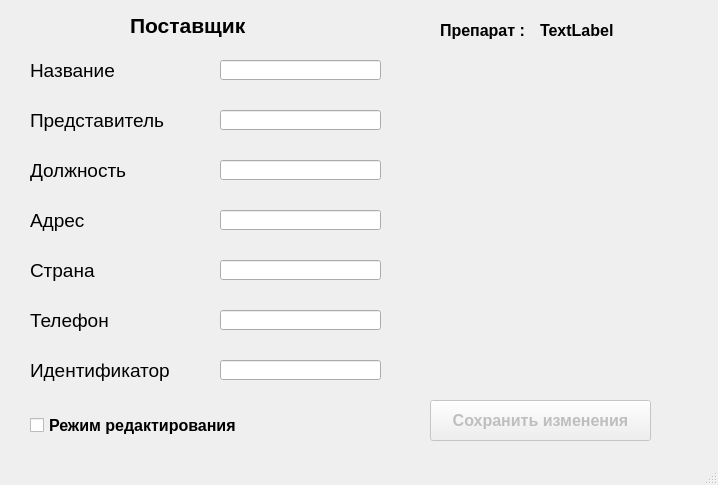
<?xml version="1.0" encoding="UTF-8"?>
<ui version="4.0">
 <class>dillerDescriprion</class>
 <widget class="QMainWindow" name="dillerDescriprion">
  <property name="geometry">
   <rect>
    <x>0</x>
    <y>0</y>
    <width>718</width>
    <height>485</height>
   </rect>
  </property>
  <property name="windowTitle">
   <string>Описание/редактирование поставщика</string>
  </property>
  <widget class="QWidget" name="centralwidget">
   <widget class="QLabel" name="label">
    <property name="geometry">
     <rect>
      <x>30</x>
      <y>50</y>
      <width>141</width>
      <height>41</height>
     </rect>
    </property>
    <property name="font">
     <font>
      <pointsize>14</pointsize>
      <weight>50</weight>
      <bold>false</bold>
     </font>
    </property>
    <property name="text">
     <string>Название</string>
    </property>
   </widget>
   <widget class="QLabel" name="label_2">
    <property name="geometry">
     <rect>
      <x>30</x>
      <y>100</y>
      <width>141</width>
      <height>41</height>
     </rect>
    </property>
    <property name="font">
     <font>
      <pointsize>14</pointsize>
      <weight>50</weight>
      <bold>false</bold>
     </font>
    </property>
    <property name="text">
     <string>Представитель</string>
    </property>
   </widget>
   <widget class="QLabel" name="label_3">
    <property name="geometry">
     <rect>
      <x>30</x>
      <y>150</y>
      <width>141</width>
      <height>41</height>
     </rect>
    </property>
    <property name="font">
     <font>
      <pointsize>14</pointsize>
      <weight>50</weight>
      <bold>false</bold>
     </font>
    </property>
    <property name="text">
     <string>Должность</string>
    </property>
   </widget>
   <widget class="QLabel" name="label_4">
    <property name="geometry">
     <rect>
      <x>30</x>
      <y>200</y>
      <width>141</width>
      <height>41</height>
     </rect>
    </property>
    <property name="font">
     <font>
      <pointsize>14</pointsize>
      <weight>50</weight>
      <bold>false</bold>
     </font>
    </property>
    <property name="text">
     <string>Адрес</string>
    </property>
   </widget>
   <widget class="QLabel" name="label_5">
    <property name="geometry">
     <rect>
      <x>30</x>
      <y>350</y>
      <width>161</width>
      <height>41</height>
     </rect>
    </property>
    <property name="font">
     <font>
      <pointsize>14</pointsize>
      <weight>50</weight>
      <bold>false</bold>
     </font>
    </property>
    <property name="text">
     <string>Идентификатор</string>
    </property>
   </widget>
   <widget class="QLabel" name="label_6">
    <property name="geometry">
     <rect>
      <x>30</x>
      <y>250</y>
      <width>141</width>
      <height>41</height>
     </rect>
    </property>
    <property name="font">
     <font>
      <pointsize>14</pointsize>
      <weight>50</weight>
      <bold>false</bold>
     </font>
    </property>
    <property name="text">
     <string>Страна</string>
    </property>
   </widget>
   <widget class="QLabel" name="label_7">
    <property name="geometry">
     <rect>
      <x>30</x>
      <y>300</y>
      <width>151</width>
      <height>41</height>
     </rect>
    </property>
    <property name="font">
     <font>
      <pointsize>14</pointsize>
      <weight>50</weight>
      <bold>false</bold>
     </font>
    </property>
    <property name="text">
     <string>Телефон</string>
    </property>
   </widget>
   <widget class="QLineEdit" name="dillerName">
    <property name="geometry">
     <rect>
      <x>220</x>
      <y>60</y>
      <width>161</width>
      <height>20</height>
     </rect>
    </property>
    <property name="font">
     <font>
      <pointsize>12</pointsize>
     </font>
    </property>
    <property name="readOnly">
     <bool>true</bool>
    </property>
   </widget>
   <widget class="QLineEdit" name="dillerAgent">
    <property name="geometry">
     <rect>
      <x>220</x>
      <y>110</y>
      <width>161</width>
      <height>20</height>
     </rect>
    </property>
    <property name="font">
     <font>
      <pointsize>12</pointsize>
     </font>
    </property>
    <property name="readOnly">
     <bool>true</bool>
    </property>
   </widget>
   <widget class="QLineEdit" name="dillerContry">
    <property name="geometry">
     <rect>
      <x>220</x>
      <y>260</y>
      <width>161</width>
      <height>20</height>
     </rect>
    </property>
    <property name="font">
     <font>
      <pointsize>12</pointsize>
     </font>
    </property>
    <property name="readOnly">
     <bool>true</bool>
    </property>
   </widget>
   <widget class="QLineEdit" name="dillerAddres">
    <property name="geometry">
     <rect>
      <x>220</x>
      <y>210</y>
      <width>161</width>
      <height>20</height>
     </rect>
    </property>
    <property name="font">
     <font>
      <pointsize>12</pointsize>
     </font>
    </property>
    <property name="readOnly">
     <bool>true</bool>
    </property>
   </widget>
   <widget class="QLineEdit" name="dillerId">
    <property name="geometry">
     <rect>
      <x>220</x>
      <y>360</y>
      <width>161</width>
      <height>20</height>
     </rect>
    </property>
    <property name="font">
     <font>
      <pointsize>12</pointsize>
     </font>
    </property>
    <property name="readOnly">
     <bool>true</bool>
    </property>
   </widget>
   <widget class="QLineEdit" name="dillerTel">
    <property name="geometry">
     <rect>
      <x>220</x>
      <y>310</y>
      <width>161</width>
      <height>20</height>
     </rect>
    </property>
    <property name="font">
     <font>
      <pointsize>12</pointsize>
     </font>
    </property>
    <property name="readOnly">
     <bool>true</bool>
    </property>
   </widget>
   <widget class="QPushButton" name="saveChanges">
    <property name="enabled">
     <bool>false</bool>
    </property>
    <property name="geometry">
     <rect>
      <x>430</x>
      <y>400</y>
      <width>221</width>
      <height>41</height>
     </rect>
    </property>
    <property name="font">
     <font>
      <pointsize>12</pointsize>
      <weight>75</weight>
      <bold>true</bold>
     </font>
    </property>
    <property name="text">
     <string>Сохранить изменения</string>
    </property>
   </widget>
   <widget class="QLineEdit" name="dillerPos">
    <property name="geometry">
     <rect>
      <x>220</x>
      <y>160</y>
      <width>161</width>
      <height>20</height>
     </rect>
    </property>
    <property name="font">
     <font>
      <pointsize>12</pointsize>
     </font>
    </property>
    <property name="readOnly">
     <bool>true</bool>
    </property>
   </widget>
   <widget class="QLabel" name="label_8">
    <property name="geometry">
     <rect>
      <x>440</x>
      <y>20</y>
      <width>101</width>
      <height>21</height>
     </rect>
    </property>
    <property name="font">
     <font>
      <pointsize>12</pointsize>
      <weight>75</weight>
      <bold>true</bold>
     </font>
    </property>
    <property name="text">
     <string>Препарат :   </string>
    </property>
   </widget>
   <widget class="QLabel" name="drugName">
    <property name="geometry">
     <rect>
      <x>540</x>
      <y>20</y>
      <width>161</width>
      <height>21</height>
     </rect>
    </property>
    <property name="font">
     <font>
      <pointsize>12</pointsize>
      <weight>75</weight>
      <bold>true</bold>
     </font>
    </property>
    <property name="text">
     <string>TextLabel</string>
    </property>
   </widget>
   <widget class="QLabel" name="label_9">
    <property name="geometry">
     <rect>
      <x>130</x>
      <y>10</y>
      <width>131</width>
      <height>31</height>
     </rect>
    </property>
    <property name="font">
     <font>
      <pointsize>16</pointsize>
      <weight>75</weight>
      <bold>true</bold>
     </font>
    </property>
    <property name="text">
     <string>Поставщик</string>
    </property>
   </widget>
   <widget class="QCheckBox" name="activateChanges">
    <property name="geometry">
     <rect>
      <x>30</x>
      <y>410</y>
      <width>221</width>
      <height>31</height>
     </rect>
    </property>
    <property name="font">
     <font>
      <pointsize>12</pointsize>
      <weight>75</weight>
      <bold>true</bold>
     </font>
    </property>
    <property name="toolTip">
     <string>Включение режима редактирования</string>
    </property>
    <property name="text">
     <string>Режим редактирования</string>
    </property>
   </widget>
  </widget>
  <widget class="QMenuBar" name="menubar">
   <property name="geometry">
    <rect>
     <x>0</x>
     <y>0</y>
     <width>718</width>
     <height>21</height>
    </rect>
   </property>
  </widget>
  <widget class="QStatusBar" name="statusbar"/>
 </widget>
 <resources/>
 <connections/>
</ui>
